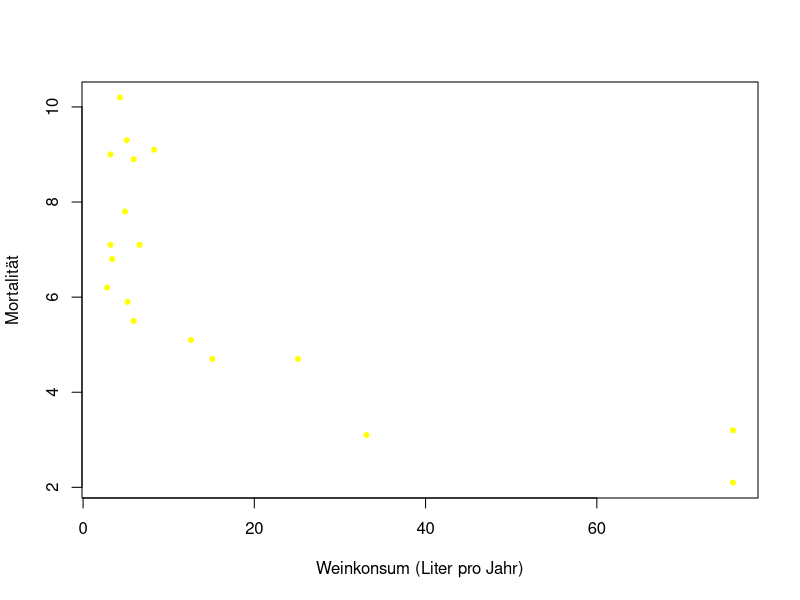

The R script that drew this image:
par(mfrow = c(1, 1))
wein <- c(2.8, 3.2, 3.2, 3.4, 4.3, 4.9, 5.1, 5.2, 5.9, 5.9, 6.6, 8.3, 12.6, 15.1, 25.1, 33.1, 75.9, 75.9)
mort <- c(6.2, 9.0, 7.1, 6.8, 10.2, 7.8, 9.3, 5.9, 8.9, 5.5, 7.1, 9.1, 5.1, 4.7, 4.7, 3.1, 3.2, 2.1)
plot(wein, mort,
     xlab = "Weinkonsum (Liter pro Jahr)", 
     ylab = "Mortalität",
     col = "yellow",
     pch = 20
)